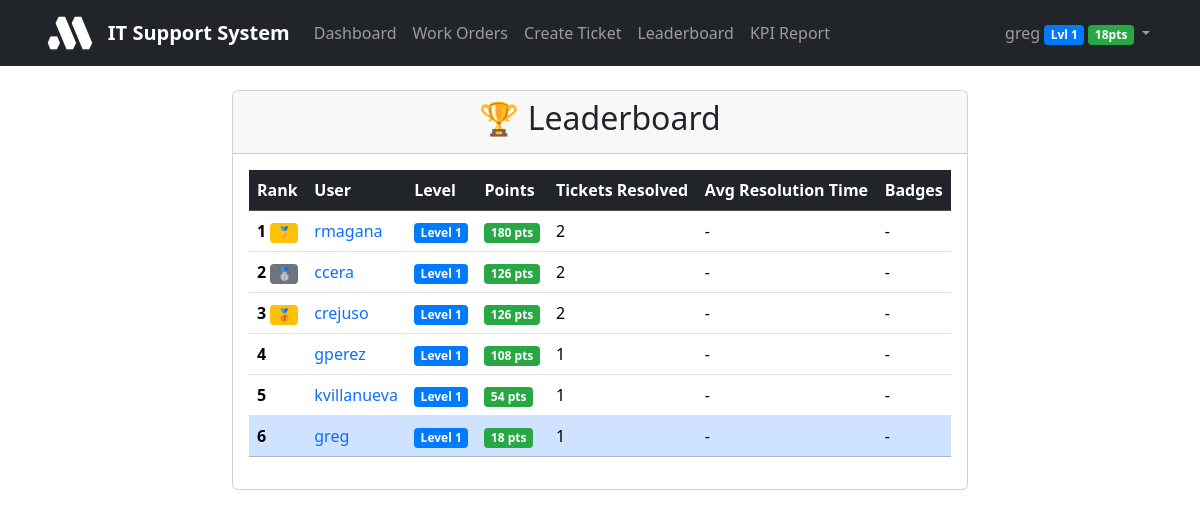
Page /leaderboard/ (signed in) on the committed database.
### workorders/models.py (models this page shows, shortened)
class UserProfile(models.Model):
    user = models.OneToOneField(User, on_delete=models.CASCADE)
    total_points = models.IntegerField(default=0)
    level = models.IntegerField(default=1)
    badges = models.JSONField(default=list, blank=True)
    tickets_resolved = models.IntegerField(default=0)
    average_resolution_time = models.FloatField(default=0.0, help_text="Average resolution time in hours")

### workorders/views.py (the view)
# urls.py: path('leaderboard/', views.leaderboard, name='leaderboard'),
@login_required
def leaderboard(request):
    profiles = UserProfile.objects.select_related('user').order_by('-total_points')[:20]
    context = {
        'profiles': profiles,
    }
    return render(request, 'workorders/leaderboard.html', context)

### workorders/templates/workorders/leaderboard.html (shortened to what this page needs)
{% extends 'base.html' %}
{% block content %}
<div class="container">
    <div class="row">
        <div class="col-md-8 offset-md-2">
            <div class="card">
                <div class="card-header">
                    <h2 class="text-center">🏆 Leaderboard</h2>
                </div>
                <div class="card-body">
                    <div class="table-responsive">
                        <table class="table table-hover">
                            <thead class="table-dark">
                                <tr>
                                    <th>Rank</th>
                                    <th>User</th>
                                    <th>Level</th>
                                    <th>Points</th>
                                    <th>Tickets Resolved</th>
                                    <th>Avg Resolution Time</th>
                                    <th>Badges</th>
                                </tr>
                            </thead>
                            <tbody>
                                {% for profile in profiles %}
                                <tr {% if profile.user == request.user %}class="table-primary"{% endif %}>
                                    <td>
                                        <span class="fw-bold">{{ forloop.counter }}</span>
                                        {% if forloop.counter == 1 %}
                                            <span class="badge bg-warning">🥇</span>
                                        {% elif forloop.counter == 2 %}
                                            <span class="badge bg-secondary">🥈</span>
                                        {% elif forloop.counter == 3 %}
                                            <span class="badge bg-warning">🥉</span>
                                        {% endif %}
                                    </td>
                                    <td>
                                        <a href="{% url 'user_profile_detail' profile.user.id %}" class="text-decoration-none">
                                            {{ profile.user.username }}
                                        </a>
                                    </td>
                                    <td>
                                        <span class="badge level-badge">Level {{ profile.level }}</span>
                                    </td>
                                    <td>
                                        <span class="badge badge-points">{{ profile.total_points }} pts</span>
                                    </td>
                                    <td>{{ profile.tickets_resolved }}</td>
                                    <td>
                                        {% if profile.average_resolution_time %}
                                            {{ profile.average_resolution_time|floatformat:1 }}h
                                        {% else %}
                                            -
                                        {% endif %}
                                    </td>
                                    <td>
                                        {% for badge in profile.badges %}
                                            <span class="badge bg-info me-1">{{ badge }}</span>
                                        {% empty %}
                                            -
                                        {% endfor %}
                                    </td>
                                </tr>
                                {% empty %}
                                <tr>
                                    <td colspan="7" class="text-center">No users found.</td>
                                </tr>
                                {% endfor %}
                            </tbody>
                        </table>
                    </div>
                </div>
            </div>
        </div>
    </div>
</div>
{% endblock %}

### workorders/templates/base.html (shortened to what this page needs)
{% load django_bootstrap5 %}
{% load static %}
<!DOCTYPE html>
<html lang="en">
<head>
    {% bootstrap_css %}
</head>
<body>
    <nav class="navbar navbar-expand-lg navbar-dark bg-dark">
        <div class="container">
            <a class="navbar-brand" href="{% url 'dashboard' %}">
                <img src="{% static 'workorders/images/logo.png' %}" alt="Company Logo" class="company-logo">
                IT Support System
            </a>
            <div class="collapse navbar-collapse" id="navbarNav">
                <ul class="navbar-nav me-auto">
                    <li class="nav-item">
                        <a class="nav-link" href="{% url 'dashboard' %}">Dashboard</a>
                    </li>
                    <li class="nav-item">
                        <a class="nav-link" href="{% url 'work_order_list' %}">Work Orders</a>
                    </li>
                    <li class="nav-item">
                        <a class="nav-link" href="{% url 'work_order_create' %}">Create Ticket</a>
                    </li>
                    <li class="nav-item">
                        <a class="nav-link" href="{% url 'leaderboard' %}">Leaderboard</a>
                    </li>
                    <li class="nav-item">
                        <a class="nav-link" href="{% url 'kpi_report' %}">KPI Report</a>
                    </li>
                </ul>
                <ul class="navbar-nav">
                    {% if user.is_authenticated %}
                        <li class="nav-item dropdown">
                            <a class="nav-link dropdown-toggle" href="#" id="navbarDropdown" role="button" data-bs-toggle="dropdown">
                                {{ user.username }}
                                {% if user.userprofile %}
                                    <span class="badge level-badge">Lvl {{ user.userprofile.level }}</span>
                                    <span class="badge badge-points">{{ user.userprofile.total_points }}pts</span>
                                {% endif %}
                            </a>
                        </li>
                    {% else %}
                        <li class="nav-item">
                            <a class="nav-link" href="{% url 'login' %}">Login</a>
                        </li>
                    {% endif %}
                </ul>
            </div>
        </div>
    </nav>
    <main class="py-4">
        {% block content %}
        {% endblock %}
    </main>
</body>
</html>

### workorders/templates/base.html (style rules this page uses)
.navbar-brand { font-weight: bold; display: flex; align-items: center; }
.company-logo { height: 40px; width: auto; margin-right: 10px; }
.badge-points { background-color: #28a745; color: white; }
.level-badge { background-color: #007bff; color: white; }
.badge { display: inline-block; padding: 0.25rem 0.4rem; font-size: 0.75rem; font-weight: 700; line-height: 1; text-align: center; white-space: nowrap; vertical-align: baseline; border-radius: 0.25rem; }

### rows in the picture
UserProfile: user.username "rmagana", level "1", total_points "180", tickets_resolved "2"
UserProfile: user.username "ccera", level "1", total_points "126", tickets_resolved "2"
UserProfile: user.username "crejuso", level "1", total_points "126", tickets_resolved "2"
UserProfile: user.username "gperez", level "1", total_points "108", tickets_resolved "1"
UserProfile: user.username "kvillanueva", level "1", total_points "54", tickets_resolved "1"
UserProfile: user.username "greg", level "1", total_points "18", tickets_resolved "1"

### other values in the picture
{{ user.username }} "greg"
{{ user.userprofile.level }} "1"
{{ user.userprofile.total_points }} "18"
